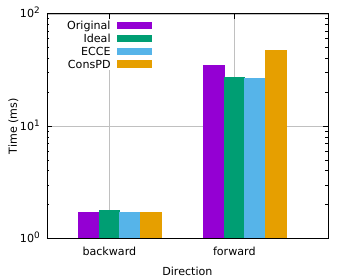

Write the gnuplot code that produced this figure.
set datafile separator ','

set terminal pdf size 3.5, 2.8
set output 'da700log.pdf'

set style data histogram  
set style fill solid

set logscale y 10
set format y "10^%L"

set size ratio 0.8

set xrange [0.5:2.75]

set ylabel 'Time (ms)' # label for the Y axis
set xlabel 'Direction' # label for the X axis

set key left top

set style line 100 lt 1 lc rgb "grey" lw 0.5 # linestyle for the grid
set grid ls 100 # enable grid with specific linestyle

plot 'da700.csv' u 2:xtic(1) title "Original", 'da700.csv' u 3:xtic(1) title "Ideal",'da700.csv' u 4:xtic(1) title "ECCE", 'da700.csv' u 5:xtic(1) title "ConsPD"
